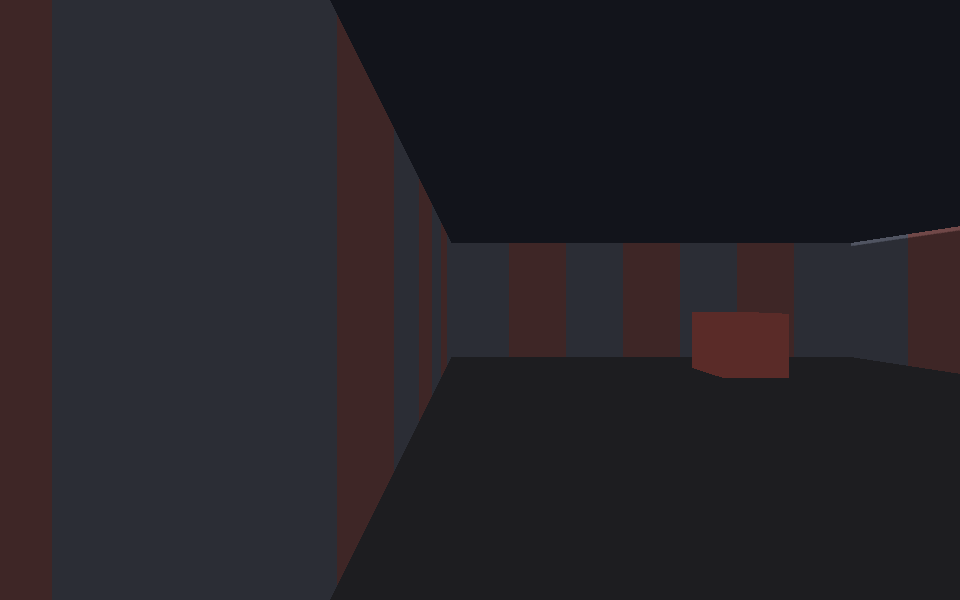
#> input picture doom_start.png, 960 x 600 px
$ python frame_sanity.py ../doom_start.png
#> lines starting #> are read from the running program, lines starting #| are printed output that depends on the picture
# /// script
# requires-python = ">=3.11"
# dependencies = ["pillow", "numpy"]
# ///
"""
frame_sanity.py — is this capture a real rendered frame at all?

    uv run scripts/frame_sanity.py <shot.png> [<shot.png> ...]

WHY THIS EXISTS — a metric that cannot see a defect launders it

While auditing the shmup parity campaign I captured the original twice and my
own noise-floor script reported `maxdiff=0.0, mad=0.000` — a perfect match. The
correct reading of that number was not "the capture is deterministic". Both
frames were **dead black pages**: the WebGL context had been lost, the HUD DOM
kept updating (the match clock read 4:12 and the score 43-38, so the page looked
alive), and the 3D viewport rendered nothing. Two identical failures are
identical. The comparison metric was structurally incapable of telling me that,
because it only ever looks at the *difference* between two frames and never at
whether either frame contains a picture.

So every capture must pass this gate BEFORE any comparison quotes it. It looks
at one frame on its own and asks whether it could plausibly be a render:

  ink        fraction of the frame that is not near-black. A lost context leaves
             the 3D viewport at 0 and only the HUD lit, which is a few percent.
  uniq       distinct quantised colours. A solid fill has almost none.
  edges      mean absolute Sobel-ish gradient. A real 3D frame has structure;
             a flat fill or a single huge untextured surface has very little.
  centre     the same three, restricted to the middle half of the frame, where
             the HUD is not. This is the one that catches "dead world, live
             HUD": `ink` over the whole frame can pass on HUD pixels alone,
             `centre.ink` cannot.

The thresholds are deliberately loose. This is not a quality check and it will
not tell you a frame is *correct* — a frame can pass every line here and still
be the wrong camera, the wrong level or the wrong exposure. It only refuses to
let a black rectangle be quoted as evidence.
"""

from __future__ import annotations

import sys
from pathlib import Path

import numpy as np
from PIL import Image

# A frame that fails any of these is not usable as evidence.
MIN_INK = 0.10  # >=10% of pixels carry light
MIN_CENTRE_INK = 0.20  # >=20% of the HUD-free middle carries light
MIN_UNIQ = 500  # >=500 distinct quantised colours
MIN_EDGES = 1.0  # mean gradient magnitude, 0-255 units


def stats(a: np.ndarray) -> dict:
    g = a.mean(axis=2)
    ink = float((g > 8).mean())
    q = (a // 8).astype(np.int32)
    uniq = int(len(np.unique(q[..., 0] * 4096 + q[..., 1] * 64 + q[..., 2])))
    dx = np.abs(np.diff(g, axis=1)).mean() if g.shape[1] > 1 else 0.0
    dy = np.abs(np.diff(g, axis=0)).mean() if g.shape[0] > 1 else 0.0
    return {"ink": ink, "uniq": uniq, "edges": float(dx + dy)}


def check(p: Path) -> bool:
    a = np.asarray(Image.open(p).convert("RGB"), dtype=np.float64)
    h, w = a.shape[:2]
#> h = 600; w = 960
    whole = stats(a)
#> in stats, `g = a.mean(axis=2)`:
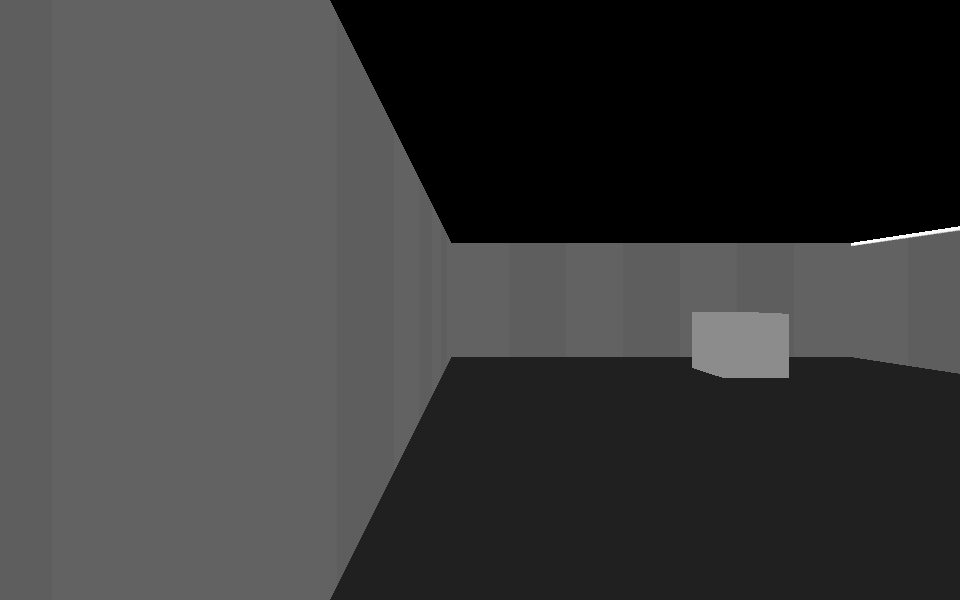
#> g: shape (600, 960) float64; min 21.67, max 87, mean 37; drawn with min black and max white
#> in stats, `ink = float((g > 8).mean())`: ink = 1
#> in stats, `q = (a // 8).astype(np.int32)`:
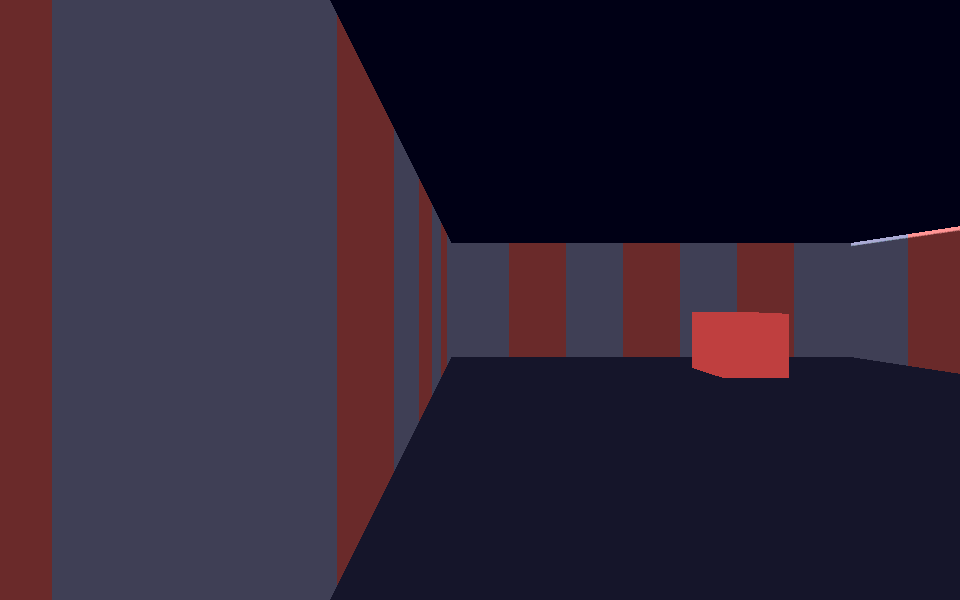
#> q: shape (600, 960, 3) int32; mean R, G, B 4.18, 3.67, 4.51; drawn with min black and max white
#> in stats, `uniq = int(len(np.unique(q[..., 0] * 4096 + q[..., 1] * 64 + q[..., 2]..`: uniq = 30
#> in stats, `dx = np.abs(np.diff(g, axis=1)).mean() if g.shape[1] > 1 else 0.0`: dx = 0.0307
#> in stats, `dy = np.abs(np.diff(g, axis=0)).mean() if g.shape[0] > 1 else 0.0`: dy = 0.0642
#> whole = {'ink': 1, 'uniq': 30, 'edges': 0.0948}
    centre = stats(a[h // 4 : 3 * h // 4, w // 4 : 3 * w // 4])
#> in stats (call 2), `g = a.mean(axis=2)`:
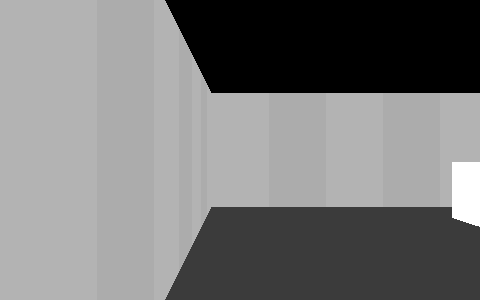
#> g: shape (300, 480) float64; min 21.67, max 57.67, mean 39; drawn with min black and max white
#> in stats (call 2), `q = (a // 8).astype(np.int32)`:
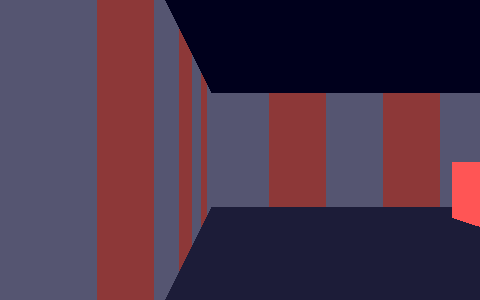
#> q: shape (300, 480, 3) int32; mean of channels 0, 1, 2 4.6, 3.83, 4.58; drawn with min black and max white
#> in stats (call 2), `uniq = int(len(np.unique(q[..., 0] * 4096 + q[..., 1] * 64 + q[..., 2]..`: uniq = 5
#> in stats (call 2), `dx = np.abs(np.diff(g, axis=1)).mean() if g.shape[1] > 1 else 0.0`: dx = 0.0464
#> in stats (call 2), `dy = np.abs(np.diff(g, axis=0)).mean() if g.shape[0] > 1 else 0.0`: dy = 0.0952
#> centre = {'ink': 1, 'uniq': 5, 'edges': 0.142}
    fails = []
    if whole["ink"] < MIN_INK:
        fails.append(f"ink {whole['ink']:.3f} < {MIN_INK}")
    if centre["ink"] < MIN_CENTRE_INK:
        fails.append(f"centre.ink {centre['ink']:.3f} < {MIN_CENTRE_INK} (dead world, live HUD?)")
    if whole["uniq"] < MIN_UNIQ:
        fails.append(f"uniq {whole['uniq']} < {MIN_UNIQ}")
    if centre["edges"] < MIN_EDGES:
        fails.append(f"centre.edges {centre['edges']:.2f} < {MIN_EDGES} (flat fill?)")
    ok = not fails
#> ok = False
    print(
        f"{'PASS' if ok else 'FAIL'}  {p.name:38s} "
        f"ink={whole['ink']:.3f} uniq={whole['uniq']:6d} edges={whole['edges']:6.2f} | "
        f"centre ink={centre['ink']:.3f} uniq={centre['uniq']:6d} edges={centre['edges']:6.2f}"
    )
#| FAIL  doom_start.png                         ink=1.000 uniq=    30 edges=  0.09 | centre ink=1.000 uniq=     5 edges=  0.14
    for f in fails:
        print(f"      ! {f}")
#> this loop made 2 passes
#> f on passes 1 to 2: 'uniq 30 < 500', 'centre.edges 0.14 < 1.0 (flat fill?)'
#|       ! uniq 30 < 500
#|       ! centre.edges 0.14 < 1.0 (flat fill?)
    return ok


def main() -> int:
    paths = [Path(p) for p in sys.argv[1:]]
    if not paths:
        print(__doc__)
        return 2
    return 0 if all([check(p) for p in paths]) else 1


if __name__ == "__main__":
#> (the run stopped early here; a loop or call above may not have finished)
